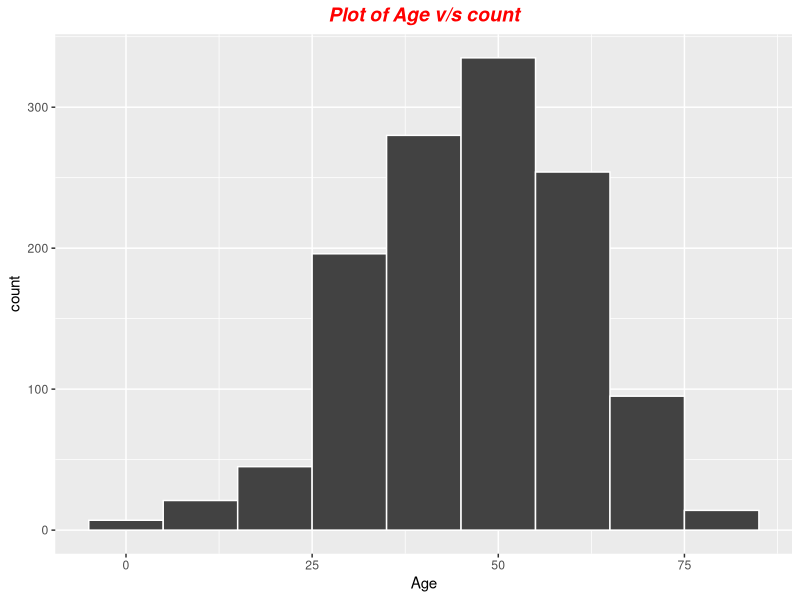
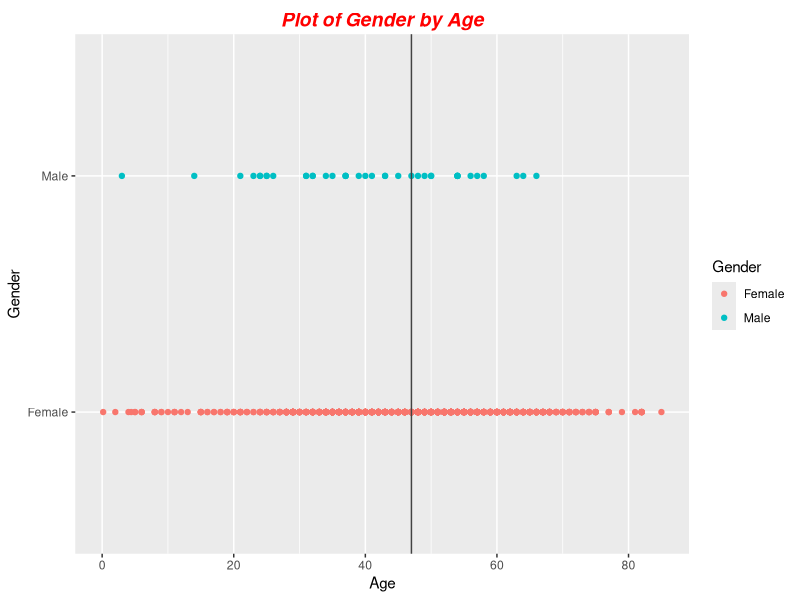
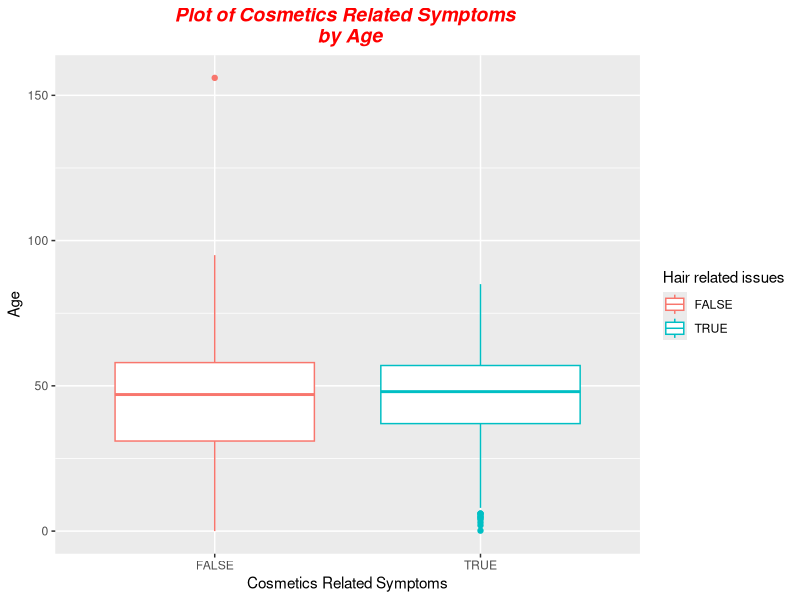
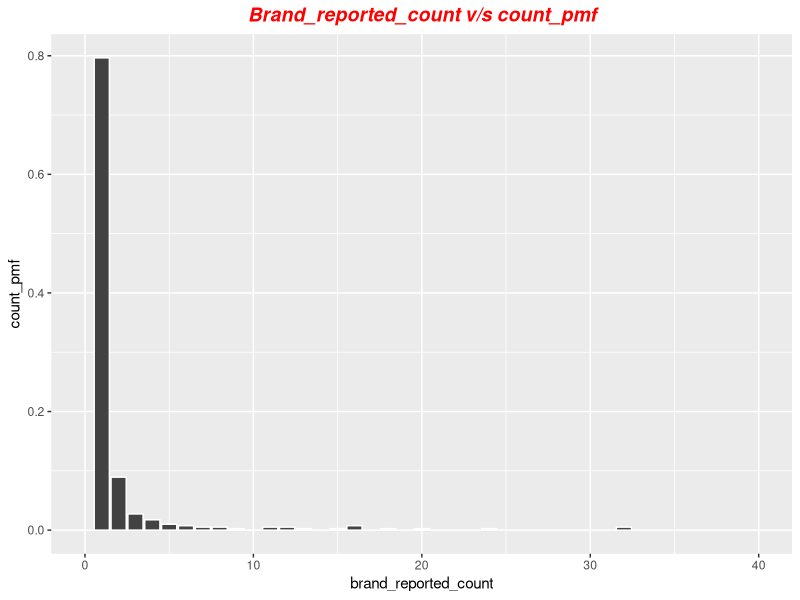

Recreate these plots in R, in order.
library(e1071)
library(tidyverse)
install.packages('reshape')
library(reshape)


setwd('C:/Users/User/Desktop/sem1/eps/group4/projects/cosmeticsproject')
getwd()

adversefood <- read.csv('Cosmetic.csv')
target<-c("ALOPECIA","HAIR COLOUR CHANGES","HAIR DISORDER","HAIR GROWTH ABNORMAL","HAIR TEXTURE ABNORMAL","HYPOTRICHOSIS","TRICHORRHEXIS")

cosmetics<-dplyr::filter(adversefood,Symptoms%in% target)

cosmetics_serious<-dplyr::filter(cosmetics,cosmetics$Outcomes=="SERIOUS ")
cosmetics_non_serious<-dplyr::filter(cosmetics,cosmetics$Outcomes=="NON-SERIOUS")



mean_age<-mean(cosmetics$Age)
mean_age





median_age<-median(cosmetics$Age)
median_age



range_age<-range(cosmetics$Age)
range_age


IQR_age<-IQR(cosmetics$Age)
IQR_age


var_age<-var(cosmetics$Age)
var_age


sd_age<-sd(cosmetics$Age)
sd_age


cv_age<- ((sd_age/mean_age)*100)
cv_age


skewness_age<-skewness(cosmetics$Age)
skewness_age


kurtosis_age<-kurtosis(cosmetics$Age)
kurtosis_age

#Histogram
ggplot(data=cosmetics) +
  geom_histogram(mapping = aes(x=Age), binwidth=10,color= 'white',fill='#424242')+
  ggtitle("Plot of Age v/s count") +
  theme(
    plot.title = element_text(color="red"
                              , size=14, face="bold.italic",hjust = 0.5)
  )
    

#Scatterplot
ggplot(data=cosmetics) +
  geom_point(mapping = aes(x = Age, y = Gender, color = Gender)) +
  geom_vline(xintercept = mean_age,color="#424242") +
  ggtitle("Plot of Gender by Age") +
  theme(
    plot.title = element_text(color="red", size=14, face="bold.italic",hjust = 0.5,vjust = 0)
  )

  

#Boxplot
boxplot <- ggplot(data =adversefood) +
  geom_boxplot(mapping = aes(x=Symptoms%in%target  , y= Age, color=Symptoms%in%target))+
  ggtitle("Plot of Cosmetics Related Symptoms \n by Age") +
  xlab("Cosmetics Related Symptoms")+
  labs(color = "Hair related issues")+
theme(
  plot.title = element_text(color="red", size=14, face="bold.italic",hjust = 0.5)
)

boxplot


 





wendata <- cosmetics[grep("WEN", cosmetics$Reported.Brand.Product.Name), ]
  head(wendata)
  
wendata_serious<-dplyr::filter(wendata,wendata$Outcomes=="SERIOUS ")  
wendata_non_serious<-dplyr::filter(wendata,wendata$Outcomes=="NON-SERIOUS")



reqd_cols<-dplyr::select(wendata,Reported.Brand.Product.Name,Age,Gender,Outcomes,Symptoms)

wen_diffproducts_report<-dplyr::group_by(reqd_cols,reqd_cols$Reported.Brand.Product.Name,reqd_cols$Symptoms)%>%
  summarise(brand_reported_count=n())


view(wen_diffproducts_report)

wen_report_count<-group_by(wen_diffproducts_report,brand_reported_count)%>%
  summarise(total_reported_count_ntimes=n())

view(wen_report_count)

count_pmf<-round(wen_report_count$total_reported_count_ntimes/sum(wen_report_count$total_reported_count_ntimes),4)
count_pmf

count_cdf<-round(cumsum(count_pmf),4)
count_cdf


combined_table<-cbind(wen_report_count,count_pmf,count_cdf)
view(combined_table)


ggplot(data=combined_table) +
  geom_bar(mapping = aes(brand_reported_count,count_pmf),stat = "identity",color= 'white',fill='#424242')+
  ggtitle("Brand_reported_count v/s count_pmf") +
  xlim(0, 40)+
  theme(
    plot.title = element_text(color="red", size=14, face="bold.italic",hjust = 0.5)
  )

  
  
  #expected value
  
weighted.mean(combined_table$brand_reported_count, combined_table$count_pmf)




view(wendata)


wendatafreq<- wendata %>%
  select(Reported.Brand.Product.Name,Age,Gender,Outcomes,Symptoms) %>%
  group_by(Reported.Brand.Product.Name) %>%
  summarise(brand_reported_count=n()) %>%
  group_by(brand_reported_count) %>%
  summarise(total_reported_count_ntimes=n()) %>%
  mutate(wen_data_pmf = round(total_reported_count_ntimes/sum(total_reported_count_ntimes),3)) %>%
  mutate(wen_data_cdf=round(cumsum(wen_data_pmf),3))


view(wendatafreq)





wenconditionerdata <- wendata[grep("WEN CONDITIONER", wendata$Reported.Brand.Product.Name), ]


view(wenconditionerdata)

wenconditionerfreq<- wenconditionerdata %>%
  select(Reported.Brand.Product.Name,Age,Gender,Outcomes,Symptoms) %>%
  group_by(Reported.Brand.Product.Name) %>%
  summarise(brand_reported_count=n()) %>%
  
  mutate(wen_conditionerdata_pmf = round(brand_reported_count/sum(brand_reported_count),3)) %>%
  mutate(wen_conditionerdata_cdf=round(cumsum(wen_conditionerdata_pmf),3))


view(wenconditionerfreq)

wenconditionerfreq$Reported.Brand.Product.Name
wendatafreq$Reported.Brand.Product.Name

joint_freq <- outer(wendatafreq$brand_reported_count,wenconditionerfreq$brand_reported_count, FUN = "+")
rownames(joint_freq) <- wendatafreq$brand_reported_count
colnames(joint_freq) <- (wenconditionerfreq$Reported.Brand.Product.Name)

joint_freq

joint_prob <- round(joint_freq/sum(joint_freq),3)
joint_prob





combined_table_serious<- wendata_serious %>%
  select(Reported.Brand.Product.Name,Age,Gender,Outcomes,Symptoms) %>%
  group_by(Reported.Brand.Product.Name,Symptoms) %>%
  summarise(brand_reported_count=n()) %>%
  group_by(brand_reported_count) %>%
  summarise(total_reported_count_ntimes=n()) %>%
  mutate(wen_serious_pmf = round(total_reported_count_ntimes/sum(total_reported_count_ntimes),3)) %>%
  mutate(wen_serious_cdf=round(cumsum(wen_serious_pmf),3))



view(combined_table_serious)
#cosmetics_serious_freq
cosmetics_serious_freq<- cosmetics_serious %>%
  select(Reported.Brand.Product.Name,Age,Gender,Outcomes,Symptoms) %>%
 group_by(Reported.Brand.Product.Name,Symptoms) %>%
  summarise(brand_reported_count=n()) %>%
  group_by(brand_reported_count) %>%
  summarise(total_reported_count_ntimes=n()) %>%
  mutate(cosmetic_serious_pmf = round(total_reported_count_ntimes/sum(total_reported_count_ntimes),3)) %>%
 mutate(cosmetic_serious_cdf=round(cumsum(cosmetic_serious_pmf),3))


view(cosmetics_serious_freq)
joint_freq <- outer(cosmetics_serious_freq$total_reported_count_ntimes,combined_table_serious$total_reported_count_ntimes, FUN = "+")
rownames(joint_freq) <- cosmetics_serious_freq$brand_reported_count
colnames(joint_freq) <- combined_table_serious$brand_reported_count

joint_freq

joint_prob <- round(joint_freq/sum(joint_freq),3)
joint_prob


#cosmetic_non_serious

cosmetics_nonserious_freq<-cosmetics_non_serious %>%
  select(Reported.Brand.Product.Name,Age,Gender,Outcomes,Symptoms) %>%
  group_by(Reported.Brand.Product.Name,Symptoms) %>%
  summarise(brand_reported_count=n()) %>%
  group_by(brand_reported_count) %>%
  summarise(total_reported_count_ntimes=n()) %>%
  mutate(cosmetic_nonserious_pmf = round(total_reported_count_ntimes/sum(total_reported_count_ntimes),3)) %>%
  mutate(cosmetic_nonserious_cdf=round(cumsum(cosmetic_nonserious_pmf),3))

view(cosmetics_nonserious_freq)

wen_nonserious_freq<- wendata_non_serious %>%
  select(Reported.Brand.Product.Name,Age,Gender,Outcomes,Symptoms) %>%
  group_by(Reported.Brand.Product.Name,Symptoms) %>%
  summarise(brand_reported_count=n()) %>%
  group_by(brand_reported_count) %>%
  summarise(total_reported_count_ntimes=n()) %>%
  mutate(wen_nonserious_pmf = round(total_reported_count_ntimes/sum(total_reported_count_ntimes),3)) %>%
  mutate(wen_nonserious_cdf=round(cumsum(wen_nonserious_pmf),3))


view(wen_nonserious_freq)

joint_freq <- outer(cosmetics_nonserious_freq$total_reported_count_ntimes,wen_nonserious_freq$total_reported_count_ntimes, FUN = "+")
rownames(joint_freq) <- cosmetics_nonserious_freq$brand_reported_count
colnames(joint_freq) <- wen_nonserious_freq$brand_reported_count


joint_freq

joint_prob <- round(joint_freq/sum(joint_freq),3)
joint_prob







#which wen product is worst  where in the reported incident is serious
worst_brand_serious<-wendata_serious%>%
                      select(Reported.Brand.Product.Name,Age,Gender,Outcomes,Symptoms) %>%
                      group_by(Reported.Brand.Product.Name) %>%
                      summarise(count=n())%>%
  arrange(desc(count))
view(worst_brand_serious)
print(paste0("the worst product under serious incidents is ",  worst_brand_serious$Reported.Brand.Product.Name[1]," with count ",worst_brand_serious$count[1]))

view(wendata_non_serious)

#which wen product is worst where in the reported incident is non serious
worst_brand_nonserious<-wendata_non_serious%>%
  select(Reported.Brand.Product.Name,Age,Gender,Outcomes,Symptoms) %>%
  group_by(Reported.Brand.Product.Name) %>%
  summarise(count=n())%>%
  arrange(desc(count))
view(worst_brand_nonserious)
print(paste0("the worst product under non serious incidents is ",  worst_brand_nonserious$Reported.Brand.Product.Name[1]," with count ",worst_brand_nonserious$count[1]))




# probability that there were more than 700 serious events
#X -RV of Serious events 

#calculating n 

summary(cosmetics)

#serious=730, nonserious=517, n=1247, p=x/n =730/1247=0.585, q=0.415


#P(x>=800)=1-F(1)

1-pbinom(q=699,size=1247,prob = 0.585)



# probability that there were less than 500 non serious events
#X -RV of Non Serious events 

#calculating n 

summary(cosmetics)

#serious=730, nonserious=517, n=1247, p=x/n =517/1247=0.415, q=0.585

pbinom(q=500,size=1247,prob=0.415)









#sampling
Sampledata1 <- sample_n(cosmetics, 700)
# one sample z test 
# X-RV of age of a person
# Check if Mean sample age is different from population age

# defining Hypotheis
# H0: ?? = ??0
# H1: ?? != ??0
# we take the confidence interval to be 95%
# alpha will be 0.05
# #  rejection region -z0.025=-1.96 and z0.025=1.96
z.test <- function(sample, pop){
  sample_mean = mean(sample) 
  pop_mean = mean(pop)
  n = length(sample) 
  var = var(pop)
  z = (sample_mean - pop_mean) / (sqrt(var/(n))) 
  return(z)
}



# performing the z test
z.test(Sampledata1$Age, cosmetics$Age)

#since the z value is 0.196 it does not fall in the rejection region 
# Hence we fail to reject the NULL Hyothesis  and can say that there is no significant between the sample mean age and population mean age
t.test(cosmetics_serious$Age, mu = mean(cosmetics$Age))

#Since Pvalue=0.8064>0.05 we  reject Null Hypothesis and can say that there is  difference between the sample mean age of people with serious outcomes and population mean age

cen_1 <- cosmetics[1:400,] #select all columns and rows from 1 to 16000  
cen_2 <- cosmetics[401:801,] #select all columns and rows from 16001 to 32561
cen_1_sample <- sample_n(cen_1, 300) #sample 1000 rows from the first population
cen_2_sample <- sample_n(cen_2, 300) #sample 1000 rows from the second population

# two sample z test
z_test2 = function(a, b, var_a, var_b){
  n.a = length(a)
  n.b = length(b)
  z = (mean(a) - mean(b)) / (sqrt((var_a)/n.a + (var_b)/n.b))
  return(z)
}

# performing two sample z test
z_test2(cen_1_sample$Age, cen_2_sample$Age, var(cen_1_sample$Age), var(cen_2_sample$Age))


# #  rejection region -z0.025=-1.96 and z0.025=1.96
#since the z value is 1.92 it falls in the rejection region 
# Hence we  reject the NULL Hyothesis  and can say that the true difference in means is not equal to 0

# performing two sample t test
t.test(cen_1_sample$Age, cen_2_sample$Age)
# since p-value=0.05462>0.050 we reject the NULL Hypothesis and accept the alternate hypothesis and can conclude that the true difference in means is not equal to 0
